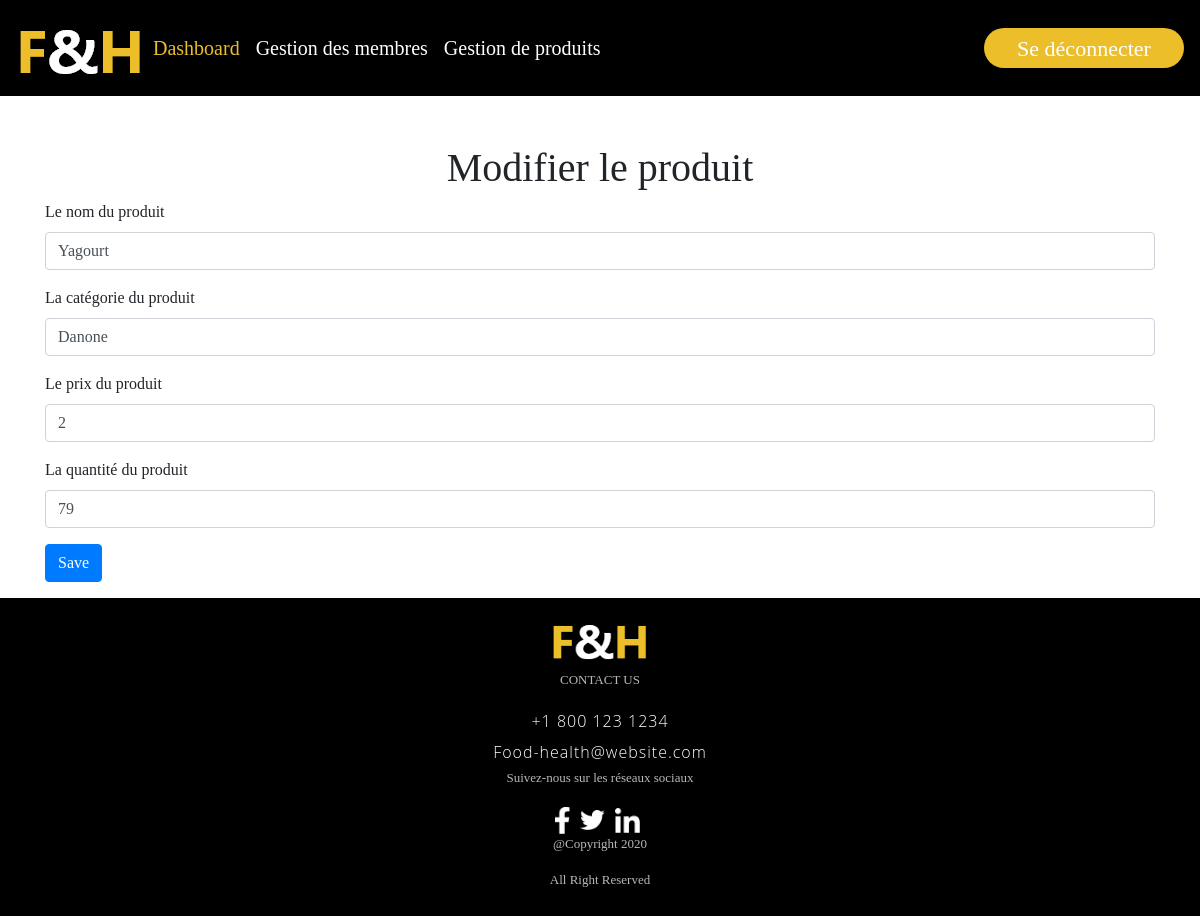
Screenshot of /Pages/GestionProducts.php?do=edit&Id_Prod=2 (signed in) with the database file from the repository.
### tables this page shows
CREATE TABLE IF NOT EXISTS `produit` (
  `Id_Prod` int(11) NOT NULL AUTO_INCREMENT,
  `Nom_Prod` varchar(30) NOT NULL,
  `Prix_Prod` float NOT NULL,
  `Quantite_Prod` int(11) NOT NULL,
  `Categorie` varchar(30) NOT NULL,
  PRIMARY KEY (`Id_Prod`)
);

### Pages/GestionProducts.php (the view, shortened to what this page needs)
<?php
if (isset($_SESSION['admin'])) {
    include "DataBase.php";
    $do = isset($_GET['do']) ? $_GET['do'] : 'manage';
    if ($do == 'manage') {
        $stmt = $db->prepare("SELECT * FROM produit");
        $stmt->execute(array());
        $rows = $stmt->fetchAll();
?>
        <?php include 'Header2.php' ?> <br> <br>
        <div class="container">
            <h1 class="text-center">Gestion des produits</h1>
            <br> <br>
            <div class="table-responsive table-center text-center">
                <table class="table table-striped">
                    <thead>
                        <tr>
                            <th scope="col">#ID</th>
                            <th scope="col">Image de produit</th>
                            <th scope="col">Nom de produit</th>
                            <th scope="col">Catégorie </th>
                            <th scope="col">Prix</th>
                            <th scope="col">Quantité</th>
                            <th scope="col">Opérations</th>
                        </tr>
                    </thead>
                    <?php
                    foreach ($rows as $row) {
                    ?>
                        <tbody>
                            <tr>
                                <th scope="row"><?php echo $row->Id_Prod ?></th>
                                <td ><img height="100px" width="150px" id="img_product" src="../Images/Products/<?php echo $row->Nom_Prod ?>.png" alt=""></td>
                                <td><?php echo $row->Nom_Prod ?></td>
                                <td><?php echo $row->Categorie ?></td>
                                <td><?php echo $row->Prix_Prod ?> DH</td>
                                <td><?php echo $row->Quantite_Prod ?></td>
                                <td>
                                    <a href="?do=edit&Id_Prod=<?php echo $row->Id_Prod ?>" class="btn btn-success"><i class="fa fa-pencil-square-o" aria-hidden="true"></i></a>
                                    <a href="?do=delete&Id_Prod=<?php echo $row->Id_Prod ?>" class="btn btn-danger confirm"><i class="fa fa-trash" aria-hidden="true"></i></a>
                                </td>
                            </tr>
                        </tbody>
                        <?php } ?>
                </table>
            </div><br> <br>
            <a href="?do=add" class="btn btn-primary"><i class="fa fa-plus" aria-hidden="true"></i> Ajouter un produit</a><br> <br>
        </div>
        <?php
    } elseif ($do == 'edit') {
        $Id_Prod = isset($_GET['Id_Prod']) && is_numeric($_GET['Id_Prod']) ? intval($_GET['Id_Prod']) : 0;
        $stmt = $db->prepare("SELECT * FROM produit WHERE Id_Prod = ? LIMIT 1");
        $stmt->execute(array($Id_Prod));
        $row = $stmt->fetch();
        $count = $stmt->rowCount();
        if ($count > 0) {
        ?>
            <?php include 'Header2.php'; ?>
            <br> <br>
            <h1 class="text-center">Modifier le produit</h1>
            <div class="container">
                <form action="?do=update" method="POST">
                    <div class="form-group">
                        <label for="formGroupExampleInput">Le nom du produit</label>
                        <input name="Nom_Prod" type="text" class="form-control" id="Nom_Prod" value="<?php echo $row->Nom_Prod ?>" autocomplete="off" required>
                    </div>
                    <div class="form-group">
                        <label for="formGroupExampleInput">La catégorie du produit</label>
                        <input name="Categorie" type="text" class="form-control" id="Categorie" value="<?php echo $row->Categorie ?>" autocomplete="off" required>
                    </div>
                    <div class="form-group">
                        <label for="formGroupExampleInput">Le prix du produit</label>
                        <input name="Prix_Prod" type="number" class="form-control" id="Prix_Prod" value="<?php echo $row->Prix_Prod ?>" autocomplete="off" required>
                    </div>
                    <div class="form-group">
                        <label for="formGroupExampleInput">La quantité du produit</label>
                        <input name="Quantite_Prod" type="number" class="form-control" id="Quantite_Prod" value="<?php echo $row->Quantite_Prod ?>" autocomplete="off" required>
                    </div>
                    <div class="form-group">
                        <input type="submit" value="Save" class="btn btn-primary">
                    </div>
                </form>
            </div>
<?php
        } else {
            $errorMsg = 'Tu ne peux pas entrer directement à cette page';
            redirect($errorMsg, 5);
        }
    }
    include "footer.php";
} else {
    header('location: Home.php');
}

### Style/Home.css (style rules this page uses)
* { margin: 0; padding: 0; font-family: "Gilroy"; }
body { width: 100%; overflow-x: hidden; height: 100%; }
.container { max-width: 1170px; margin: auto; }

### rows the page displays
produit: Nom_Prod "Yagourt", Categorie "Danone", Prix_Prod "2", Quantite_Prod "79"
